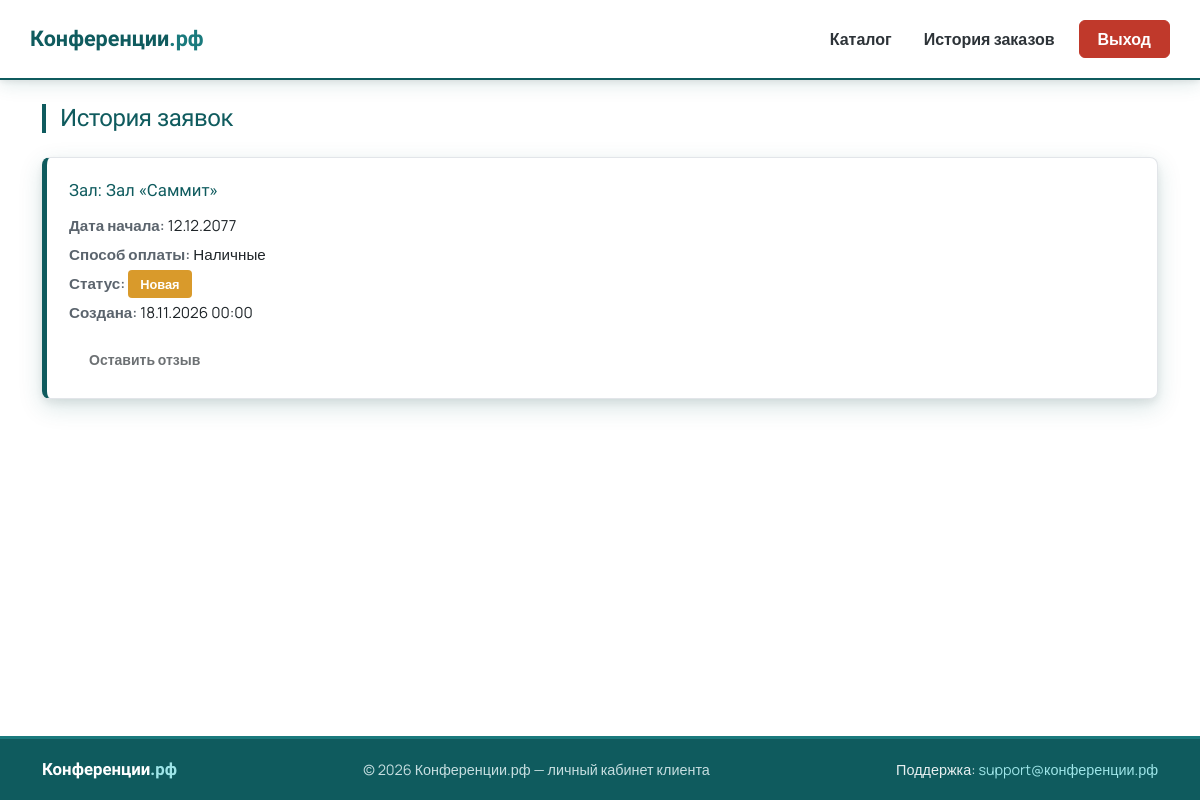
The page /history.php (signed in) on the database its author committed.
### tables this page shows
CREATE TABLE `orders` (
  `id` int NOT NULL,
  `user_id` int NOT NULL,
  `tour_id` int NOT NULL,
  `start_date` date NOT NULL,
  `payment` enum('card','cash','transfer') NOT NULL DEFAULT 'card',
  `status` enum('new','assigned','done') NOT NULL DEFAULT 'new',
  `created_at` datetime NOT NULL DEFAULT CURRENT_TIMESTAMP
);

CREATE TABLE `tours` (
  `id` int NOT NULL,
  `title` varchar(150) NOT NULL,
  `country` varchar(100) NOT NULL,
  `description` text,
  `price` decimal(10,2) NOT NULL,
  `duration` varchar(50) DEFAULT NULL,
  `image` varchar(255) DEFAULT NULL,
  `created_at` datetime NOT NULL DEFAULT CURRENT_TIMESTAMP
);

### includes/db.php (called while the page is built, shortened)
<?php
function db(): PDO
{
    static $pdo = null;
    if ($pdo === null) {
        $dsn = 'mysql:host=' . DB_HOST . ';dbname=' . DB_NAME . ';charset=utf8mb4';
        try {
            $pdo = new PDO($dsn, DB_USER, DB_PASS, [
                PDO::ATTR_ERRMODE            => PDO::ERRMODE_EXCEPTION,
                PDO::ATTR_DEFAULT_FETCH_MODE => PDO::FETCH_ASSOC,
                PDO::ATTR_EMULATE_PREPARES   => false,
            ]);
        } catch (PDOException $e) {
            die('Ошибка подключения к базе данных: ' . htmlspecialchars($e->getMessage()));
        }
    }
    return $pdo;
}

### includes/orders.php (called while the page is built, shortened)
<?php
require_once __DIR__ . '/functions.php';
function getUserOrders(int $userId): array
{
    $stmt = db()->prepare(
        'SELECT o.*, t.title AS tour_title, t.country, r.id AS review_id
         FROM orders o
         JOIN tours t ON t.id = o.tour_id
         LEFT JOIN reviews r ON r.order_id = o.id
         WHERE o.user_id = ?
         ORDER BY o.created_at DESC'
    );
    $stmt->execute([$userId]);
    return $stmt->fetchAll();
}

### includes/functions.php (called while the page is built, shortened)
<?php
require_once __DIR__ . '/db.php';
function e(string $value): string
{
    return htmlspecialchars($value, ENT_QUOTES, 'UTF-8');
}
function statusLabel(string $status): array
{
    switch ($status) {
        case 'new':      return ['Новая', 'badge-new'];
    }
}
function paymentLabel(string $payment): string
{
    switch ($payment) {
        case 'cash':     return 'Наличные';
    }
}

### history.php (the view, shortened to what this page needs)
<?php
require_once __DIR__ . '/includes/orders.php';
$orders = getUserOrders($_SESSION['user_id']);
include 'header.php';
?>
<main class="container py-4">
    <h2 class="mb-4 section-title">История заявок</h2>
    <?php foreach ($orders as $order): ?>
        <?php [$label, $badge] = statusLabel($order['status']); ?>
        <div class="order-block fade-in-up">
            <div class="order-title">Зал: <?= e($order['tour_title']) ?></div>
            <div class="order-row"><span class="label">Дата начала:</span> <?= e(date('d.m.Y', strtotime($order['start_date']))) ?></div>
            <div class="order-row"><span class="label">Способ оплаты:</span> <?= e(paymentLabel($order['payment'])) ?></div>
            <div class="order-row"><span class="label">Статус:</span> <span class="badge-status <?= e($badge) ?>"><?= e($label) ?></span></div>
            <div class="order-row"><span class="label">Создана:</span> <?= e(date('d.m.Y H:i', strtotime($order['created_at']))) ?></div>
            <div class="mt-3">
                <?php if ($order['status'] === 'done' && !$order['review_id']): ?>
                    <a href="review.php?order_id=<?= (int)$order['id'] ?>" class="btn btn-tour btn-sm">Оставить отзыв</a>
                <?php elseif ($order['review_id']): ?>
                    <span class="text-muted small">Отзыв оставлен</span>
                <?php else: ?>
                    <button class="btn btn-tour btn-sm" disabled>Оставить отзыв</button>
                <?php endif; ?>
            </div>
        </div>
    <?php endforeach; ?>
</main>
<?php include 'footer.php'; ?>

### css/style.css (style rules this page uses)
:root { --teal-dark: #0f5b5e; --teal-mid: #1a7a7d; --teal-light: #2a9599; --gray-100: #f4f5f7; --gray-200: #e2e5e9; --gray-400: #9aa1a9; --gray-600: #5b646d; --gray-800: #2d3338; --text-dark: #1f2529; --white: #ffffff; }
* { box-sizing: border-box; }
body { font-family: 'Manrope', sans-serif; background-color: var(--white); color: var(--text-dark); min-height: 100vh; display: flex; flex-direction: column; }
h1, h2, h3, h4, .brand-font { font-family: 'Unbounded', sans-serif; letter-spacing: -0.02em; }
main { flex: 1 0 auto; }
.section-title { color: var(--teal-dark); font-size: 1.5rem; border-left: 4px solid var(--teal-dark); padding-left: 14px; }
.btn-tour { background-color: var(--teal-dark); border: none; color: #fff; font-weight: 600; border-radius: 6px; padding: 8px 20px; transition: background 0.2s ease; }
.order-block { background: var(--white); border: 1px solid var(--gray-200); border-left: 5px solid var(--teal-dark); border-radius: 8px; padding: 20px 22px; margin-bottom: 20px; box-shadow: 0 8px 24px rgba(15, 91, 94, 0.16), 0 4px 10px rgba(0, 0, 0, 0.08); transition: box-shadow 0.25s ease, transform 0.25s ease; }
.order-block .order-title { font-family: 'Unbounded', sans-serif; font-size: 1.05rem; color: var(--teal-dark); margin-bottom: 12px; }
.order-block .order-row { margin-bottom: 6px; font-size: 0.95rem; }
.order-block .order-row span.label { font-weight: 600; color: var(--gray-600); }
.badge-status { font-size: 0.8rem; padding: 5px 12px; border-radius: 4px; font-weight: 600; }
.badge-new { background-color: #d99a2b; color: #fff; }
.fade-in-up { animation: fadeInUp 0.5s ease both; }

### rows shown on the page
orders: tour.title "Зал «Саммит»", start_date "12.12.2077", payment "Наличные", label "Новая", created_at "18.11.2026 00:00", status "Оставить отзыв"
